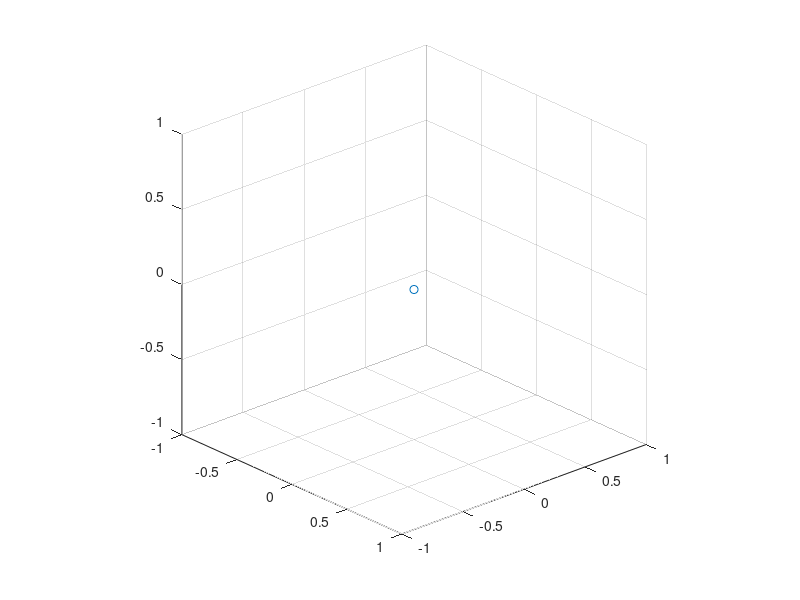

The MATLAB script that drew this image: (Note: this script raises an error after producing the figure.)
figure(1)
clf;
plot3(0,0,0,'o');
%view(166,34)
%view(84,14)
%view(90,90)
%view(180,0)
view(48,24) %az el
hold on
axis square
grid on
x = robot(1).pi_p_i(1);
y = robot(1).pi_p_i(2);
z = robot(1).pi_p_i(3);
axis([x-3 x+3 y-3 y+3 z-1 z+1])
daspect([1 1 1]) % set relative scaling of data units along x-, y-, z-axes
xlabel('x');
ylabel('y');
zlabel('z');
% Setup all neccecaries for robot structs

if robot(1).fb == 0
    plotRows([robot(1).T0*[0 0 0 1]' [0 0 0 1]'],'--r');
end
for i=1:N_ext

    j  = robot(i);
    pred = robot(i).parent;
    if j.parent ~= 0
        plotRows([robot(i).T0*[0 0 0 1]' robot(pred).T0*[0 0 0 1]']);
    end 
    
    if i<=N
        % Plot Masses
        scatterRows(robot(i).T0*[robot(i).i_p_com ;1]);
        %[V D] = eig(robot(i).I_com);
    end
end



